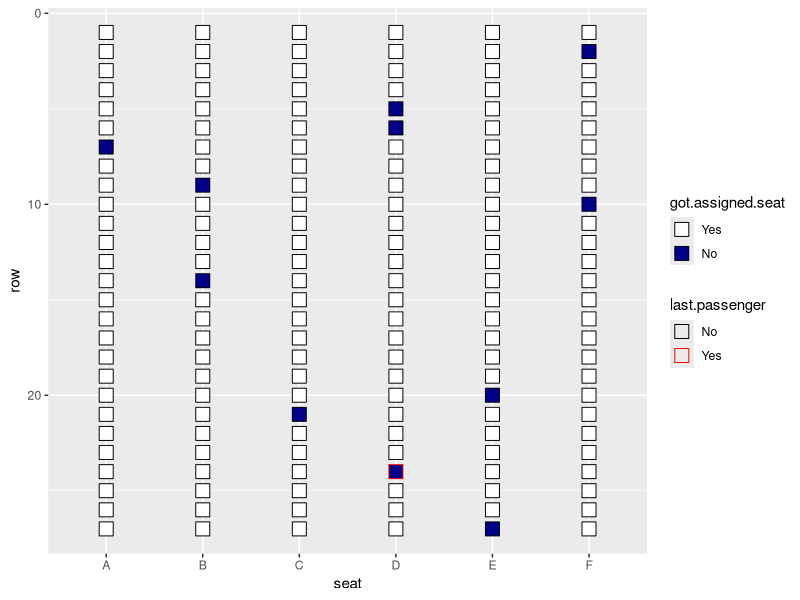
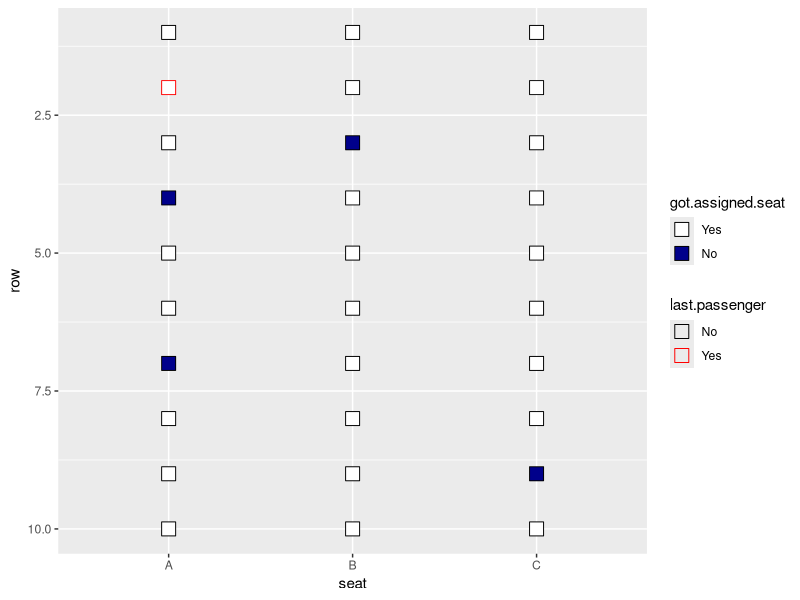
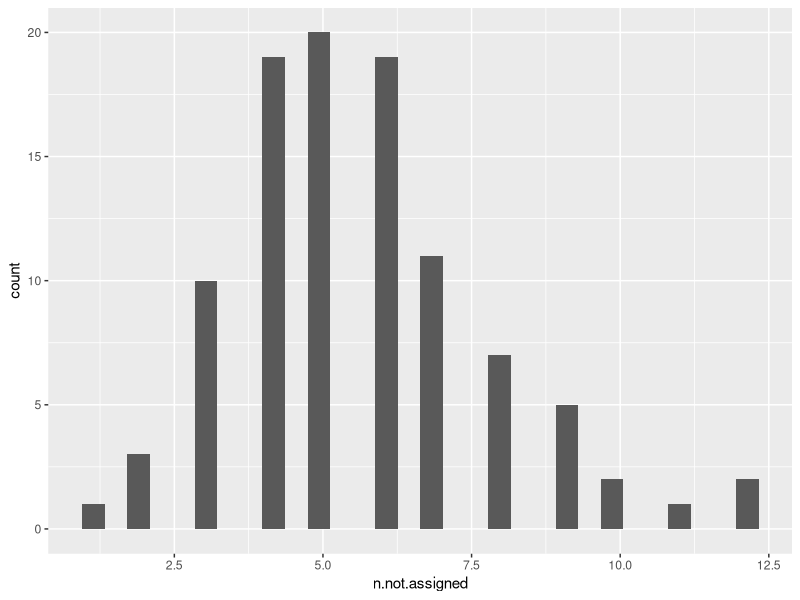

Recreate these plots in R, in order.
## ---- chunk 1
available.rows <- 1:27
available.rowseats <- LETTERS[1:6]
available.seats <- expand.grid(available.rows, available.rowseats)
available.seats <- apply(available.seats, 1, paste, collapse = "")
available.seats <- gsub(" ", "", available.seats)
## ---- chunk 2
head(available.seats, 50)
length(available.seats)
## ---- chunk 3
manifest <- data.frame(passenger = 1:(6 * 27),
                       assigned.seat = available.seats[sample(1:length(available.seats))], ## scramble the order
                       stringsAsFactors = FALSE)
manifest$row <-  as.numeric(gsub("[A-Z]", "", manifest$assigned.seat))
manifest$seat <- gsub("[0-9]", "", manifest$assigned.seat)
## ---- chunk 4
head(manifest)
nrow(manifest)
## ---- chunk 5
seat.availability <- factor(rep("Empty", length = nrow(manifest)),
                            levels = c("Empty", "Taken"))
names(seat.availability) <- available.seats ## Create a vector that keeps track
                                            ## of whether each seat is empty or
                                            ## taken.
## ---- chunk 6
head(seat.availability, 20)
seat.availability["10A"]
## ---- chunk 7
manifest$actual.seat <- rep(NA) ## Create a column in the manifest dataframe
                                ## where we'll put the actual seat the passenger
                                ## ends up in.

manifest$actual.seat[1] <- sample(names(seat.availability), 1) ## pick a random
                                                               ## seat for the 
                                                               ## first passenger

## For the rest of the passengers, the above loop seats them according to the
## rules (if their seat is free, they take it. Otherwise, they pick a random
## seat from the seats that are still open.)
for(i in 2:nrow(manifest)){  
        assigned.seat <- manifest[manifest$passenger == i, "assigned.seat"]
        check.seat <- seat.availability[assigned.seat]
        if(check.seat == "Empty"){
                manifest$actual.seat[i] <- assigned.seat
        } else {
                empty.seats <- names(seat.availability)[seat.availability == "Empty"]
                manifest$actual.seat[i] <- sample(empty.seats, 1)
        }
        seat.availability[manifest$actual.seat] <- "Taken"
}  

check.assigned <- manifest$assigned.seat == manifest$actual.seat
manifest$got.assigned.seat <- ifelse(check.assigned, "Yes", "No")
manifest$got.assigned.seat <- factor(manifest$got.assigned.seat,
                                     levels = c("Yes", "No"))

## ---- chunk 8
manifest[1:5, c(1, 2, 5, 6)]
## ---- chunk 9
library(ggplot2)
manifest$last.passenger <- factor(rep("No"), levels = c("No", "Yes"))
manifest$last.passenger[manifest$passenger == 6*27] <- "Yes"

ap <- ggplot(manifest, aes(x = seat, y = row, group = last.passenger))
ap <- ap + scale_y_reverse()
ap <- ap + geom_point(aes(color = last.passenger, fill = got.assigned.seat),
                      shape = 22, size = 5)
ap <- ap + scale_color_manual(values = c("black", "red")) + 
        scale_fill_manual(values = c("white", "darkblue"))
print(ap)
## ---- chunk 10
fill.airplane <- function(rows = 27, seats = 6, plot.airplane = FALSE){
        available.rows <- 1:rows
        available.rowseats <- LETTERS[1:seats]
        available.seats <- expand.grid(available.rows, available.rowseats)
        available.seats <- apply(available.seats, 1, paste, collapse = "")
        available.seats <- gsub(" ", "", available.seats) 

        manifest <- data.frame(passenger = 1:(seats * rows),
                       assigned.seat = available.seats[sample(1:length(available.seats))], 
                       stringsAsFactors = FALSE)
        manifest$row <-  as.numeric(gsub("[A-Z]", "", manifest$assigned.seat))
        manifest$seat <- gsub("[0-9]", "", manifest$assigned.seat)

        manifest$last.passenger <- factor(rep("No"), levels = c("No", "Yes"))
        manifest$last.passenger[manifest$passenger == seats * rows] <- "Yes"


        seat.availability <- factor(rep("Empty", length = nrow(manifest)),
                               levels = c("Empty", "Taken"))
        names(seat.availability) <- available.seats 

        manifest$actual.seat <- rep(NA) 

        manifest$actual.seat[1] <- sample(names(seat.availability), 1) 

        for(i in 2:nrow(manifest)){  
                assigned.seat <- manifest[manifest$passenger == i, "assigned.seat"]
                check.seat <- seat.availability[assigned.seat]
                if(check.seat == "Empty"){
                        manifest$actual.seat[i] <- assigned.seat
                } else {
                        empty.seats <- names(seat.availability)[seat.availability == "Empty"]
                        manifest$actual.seat[i] <- sample(empty.seats, 1)
                }
                seat.availability[manifest$actual.seat] <- "Taken"
        }  

        check.assigned <- manifest$assigned.seat == manifest$actual.seat
        manifest$got.assigned.seat <- ifelse(check.assigned, "Yes", "No")
        manifest$got.assigned.seat <- factor(manifest$got.assigned.seat,
                                             levels = c("Yes", "No"))

        if(plot.airplane == TRUE){
                ap <- ggplot(manifest, aes(x = seat, y = row, group = last.passenger))
                ap <- ap + scale_y_reverse()
                ap <- ap + geom_point(aes(color = last.passenger, fill = got.assigned.seat),
                      shape = 22, size = 5)
                ap <- ap + scale_color_manual(values = c("black", "red")) + 
                        scale_fill_manual(values = c("white", "darkblue"))
                print(ap)
        }
        out <- data.frame(n.not.assigned = sum(manifest$got.assigned.seat == "No"),
                          last.got.assigned = manifest$got.assigned.seat[manifest$last.passenger == "Yes"]
                         )
        return(out)
}
## ---- chunk 11
fill.airplane(rows = 10, seats = 3, plot.airplane = TRUE)
## ---- chunk 12

sim.1 <- data.frame(n.not.assigned = rep(NA, 100),
                  last.got.assigned = factor(rep(NA, 100), levels = c("No", "Yes"))
                  )

for(i in 1:nrow(sim.1)){
        sim.1[i,] <- fill.airplane()
}
## ---- chunk 13
head(sim.1, 3)
table(sim.1$last.got.assigned)
## ---- chunk 14
ggplot(sim.1, aes(x = n.not.assigned)) + geom_histogram()
